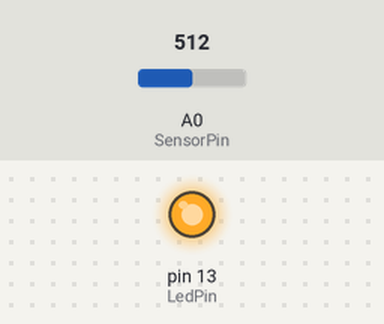
The sketch below on a simulated Arduino Uno, built with avr-gcc and run on an emulated ATmega328P. Parts: output pins drawn as LEDs (lit = HIGH). Inputs (shaded band) come from the test bench; at power-on: A0 (SensorPin) = 512.

Above: at 1.8 s.
1.9 s: A0 (SensorPin) set to 169
3.4 s: A0 (SensorPin) set to 150
At 4.6 s:
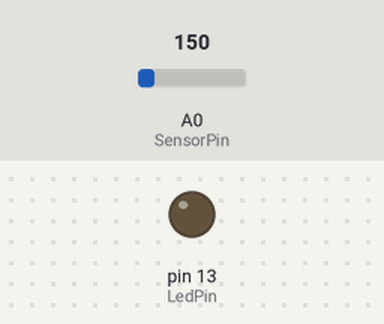
5.5 s: A0 (SensorPin) set to 306
At 7.2 s:
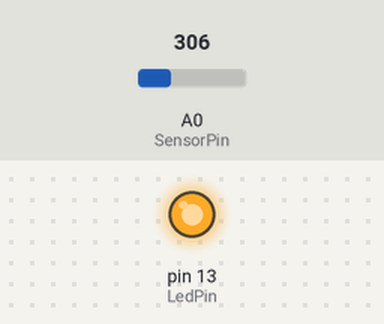
7.5 s: A0 (SensorPin) set to 122
At 8.9 s:
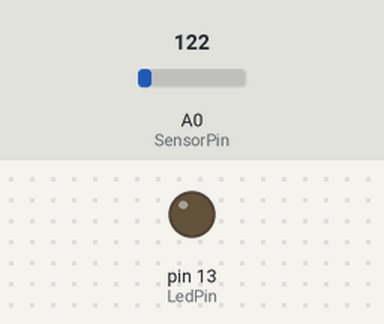
Timing chart, 0 to 10.5 s (numbered marks = the images above; inputs shaded):
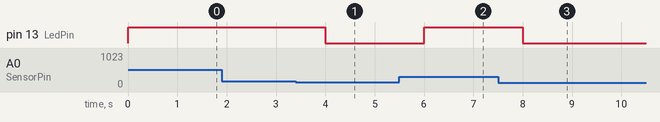

Measured:
- the behaviour switches between 160 and 159 on A0 (SensorPin) (found by bisection; images 0 and 1)
- after the input at 1.9 s, every drawn part: stays the same
- after the input at 3.4 s, pin 13 (LedPin): HIGH → LOW after 0.60 s
- after the input at 5.5 s, pin 13 (LedPin): LOW → HIGH after 0.50 s
- after the input at 7.5 s, pin 13 (LedPin): HIGH → LOW after 0.50 s

The sketch:

Task_2.ino
```cpp
//Arduino program to monitor room temperature & light the LED
//when the temperature gets above a particular limit.


int SensorValue=0;
int LedPin=13;
float SensorPin=A0;
float Voltage=0;
float Temperature=0;

void setup()
{
  pinMode(LedPin, OUTPUT);
  pinMode(SensorPin, INPUT);
  Serial.begin(9600);
}

void loop()
{
  SensorValue=analogRead(SensorPin);   //Converting analog values into temperature values
  Voltage = (SensorValue * 5.0)/1024.0;
  Temperature = ((Voltage - 0.5) * 100);

  if(Temperature>28)
  {
   digitalWrite(LedPin, HIGH);
   delay(1000);     //Delay of 1 second
  }
  else
  {
   digitalWrite(LedPin, LOW);
   delay(1000);     //Delay of 1 second
  }
 }
```
